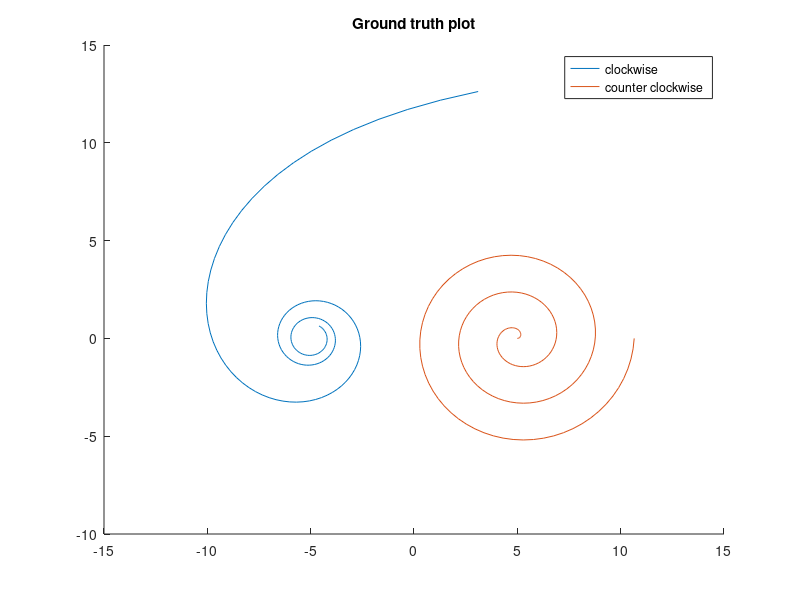

MATLAB code for this plot: (Note: this script raises an error after producing the figure.)
close all; clear; clc;

%% Ground truth data construction
DataNum = 200;
a = 0;
b = 0.3;
z_cw = linspace(6*pi+1,1,DataNum);
r_cw = a + 50*b./z_cw;

x_cw = r_cw .* cos(z_cw) - 5;
y_cw = r_cw .* sin(z_cw);

z_cc = linspace(0,6*pi,DataNum);
r_cc = a + b * z_cc;
x_cc = r_cc .* cos(z_cc) + 5;
y_cc = r_cc .* sin(z_cc);

figure;
hold on;
plot(x_cw,y_cw);
plot(x_cc,y_cc);
hold off;
legend("clockwise","counter clockwise");
title("Ground truth plot");

%% Section 2: add Gausian noise
GN_std = 0.5;

%{
figure;
plot(x_cw,y_cw);
title("clockwise plot");

figure;
plot(x_cc,y_cc);
title("counter clockwise plot");
%}
cw = [x_cw;y_cw]';
cc = [x_cc;y_cc]';

noisy_cw = [x_cw + randn(size(x_cw)) * GN_std; y_cw + randn(size(y_cw)) * GN_std]';
noisy_cc = [x_cc + randn(size(x_cc)) * GN_std; y_cc + randn(size(y_cc)) * GN_std]';

cw = Normalise(cw);
cc = Normalise(cc);
noisy_cw = Normalise(noisy_cw);
noisy_cc = Normalise(noisy_cc);

separator = 10;
shorter_cw = cw(1:separator:end,:);
shorter_cc = cc(1:separator:end,:);


figure;
hold on;
scatter(noisy_cw(:,1),noisy_cw(:,2),'.');
scatter(noisy_cc(:,1),noisy_cc(:,2),'.');
hold off;
legend("clockwise","counter clockwise");
title("Noisy plot");

figure;
hold on;
scatter(noisy_cw(1:separator:end,1),noisy_cw(1:separator:end,2),'.');
scatter(noisy_cc(1:separator:end,1),noisy_cc(1:separator:end,2),'.');
hold off;
legend("clockwise","counter clockwise");
title("Noisy plot");



%% Section 3: save files

writematrix(cc,"counter_clockwise.csv");
%{
writematrix(cw,"clockwise.csv");
writematrix(noisy_cw,"noisy_clockwise.csv");
writematrix(noisy_cc,"noisy_counter_clockwise.csv");
writematrix(shorter_cw,"shorter_clockwise.csv");
writematrix(shorter_cc,"shorter_counter_clockwise.csv");
%}

function out = Normalise(data)
    out = data;
    temp = data(:,1);
    temp = temp - mean(temp);
    out(:,1) = temp / max(abs(temp));
    temp = data(:,2);
    temp = temp - mean(temp);
    out(:,2) = temp / max(abs(temp));
    out = out/2;
end
